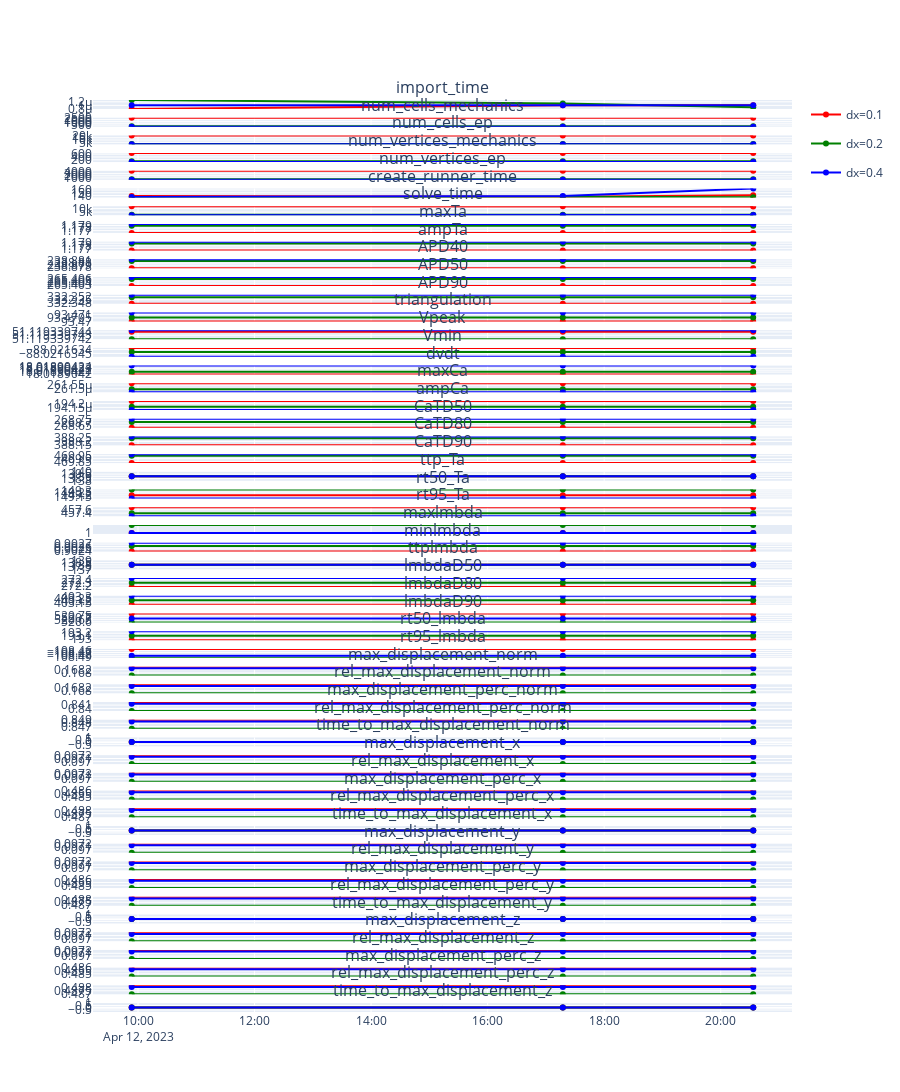

This figure's notebook cell:
### Code cell
columns = [c for c in df.columns if c not in ["timestamp", "simcardems_version", "sha", "dx", "dt"]]
git_hash = df["sha"]
versions = df["simcardems_version"]
dxs = df["dx"].unique()
dates = [t.date() for t in df["timestamp"]]


    
fig = make_subplots(rows=len(columns), cols=1, subplot_titles=columns, shared_xaxes=True)

yranges = []
colors = ['red', 'green', 'blue']
for color, dx in zip(colors, sorted(dxs)):
    df_dx = df[df["dx"] == dx]
    df_dx.sort_values(by='timestamp')
    
    git_hash = df_dx["sha"]
    versions = df_dx["simcardems_version"]
    dates = [t.date() for t in df_dx["timestamp"]]
    
    text = []
    for h,v, t in zip(git_hash, versions, dates):
        text.append("\n".join([
            f"<br>Git Hash: {h}</br>",
            f"<br>Version: {v}</br>",
            f"<br>Timestamp {t}</br>",
        ]))
 
    for i, c in enumerate(columns):
    
        row = i + 1
        col = 1
        showlegend=i==0
        fig.add_trace(
            go.Scatter(
                x=df_dx["timestamp"], 
                y=df_dx[c], 
                text=text, 
                hovertemplate="%{text}",
                name=f"dx={dx}", 
                legendgroup=str(dx),
                showlegend=i==0,
                marker_color=color
            ),
            row=row, col=col
        )
        fig.update_yaxes(row=row, col=col)

fig.update_layout(
    height=5000,
    showlegend=True
)
fig.show()
